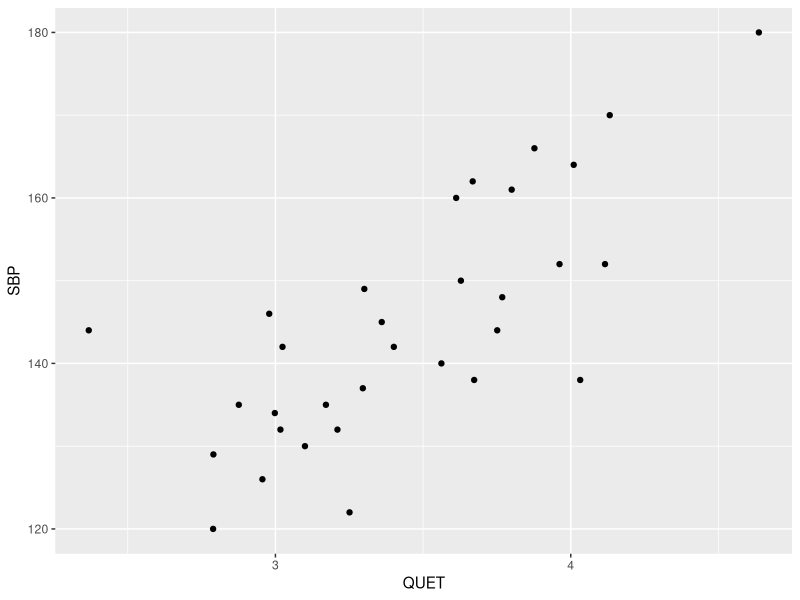
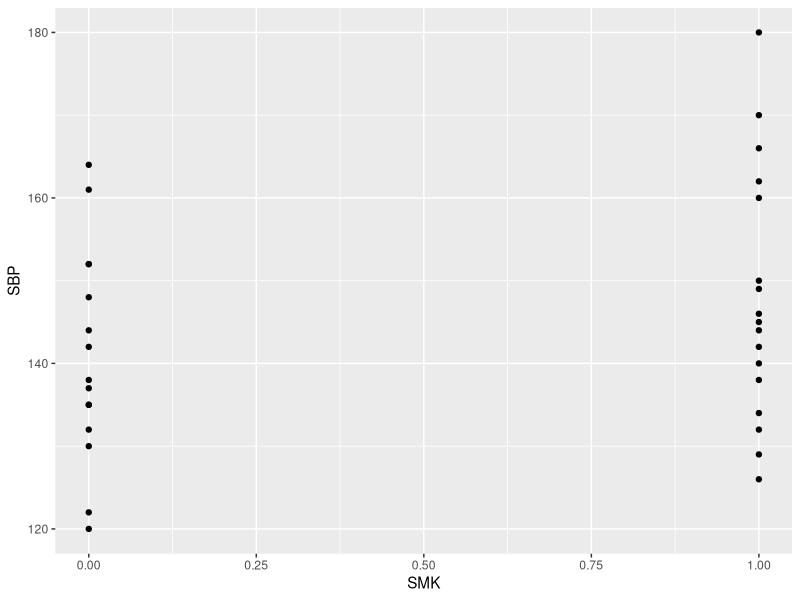
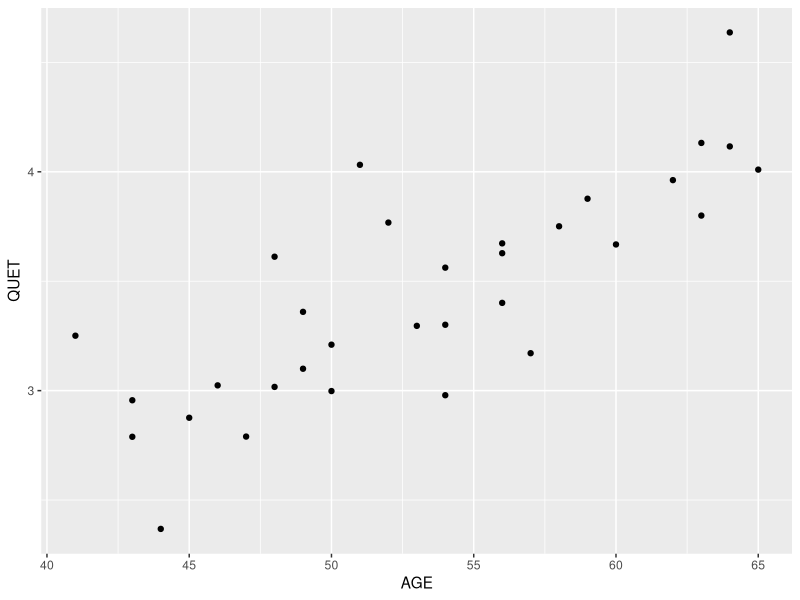
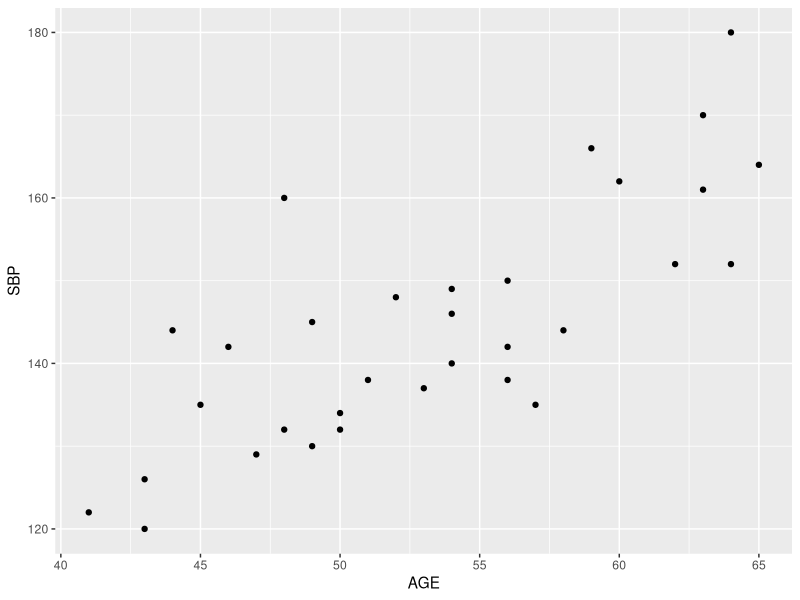
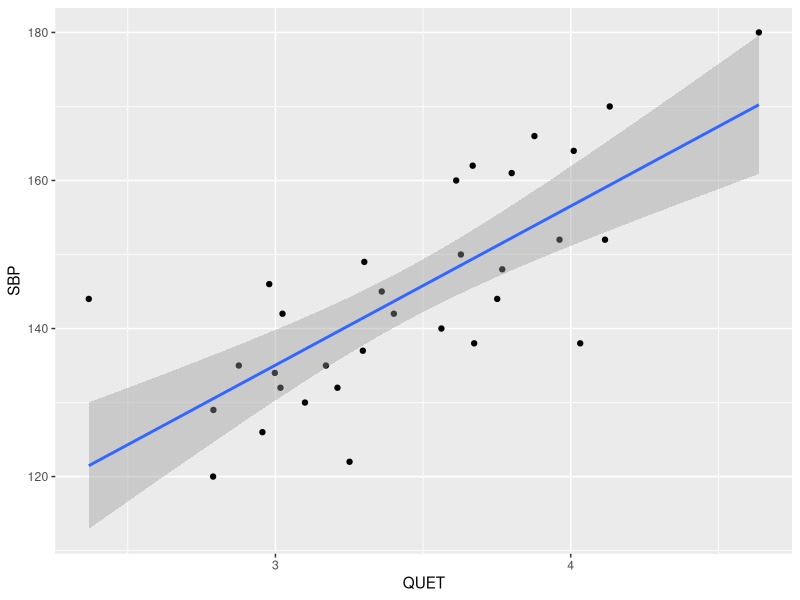
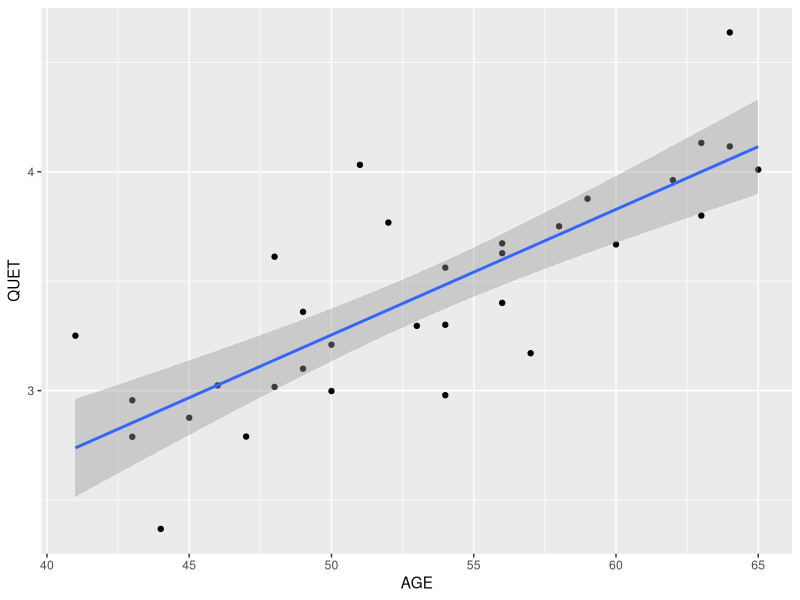
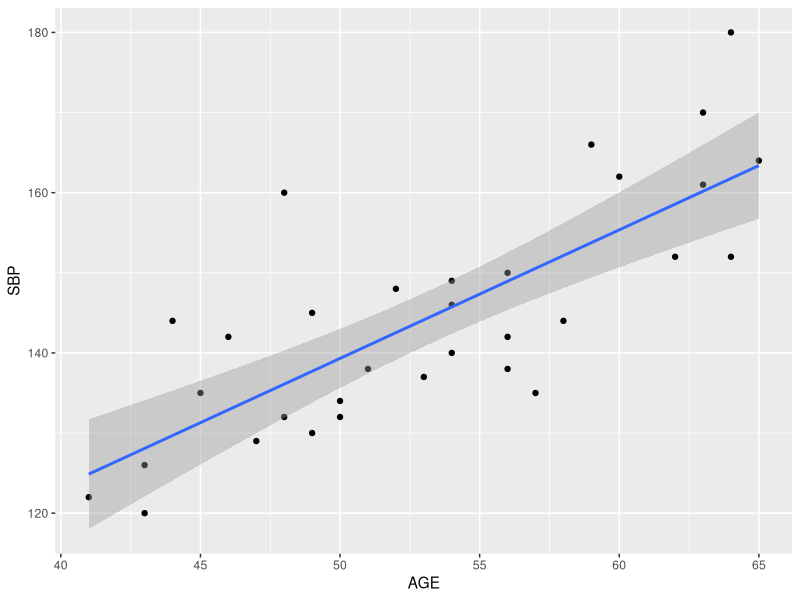
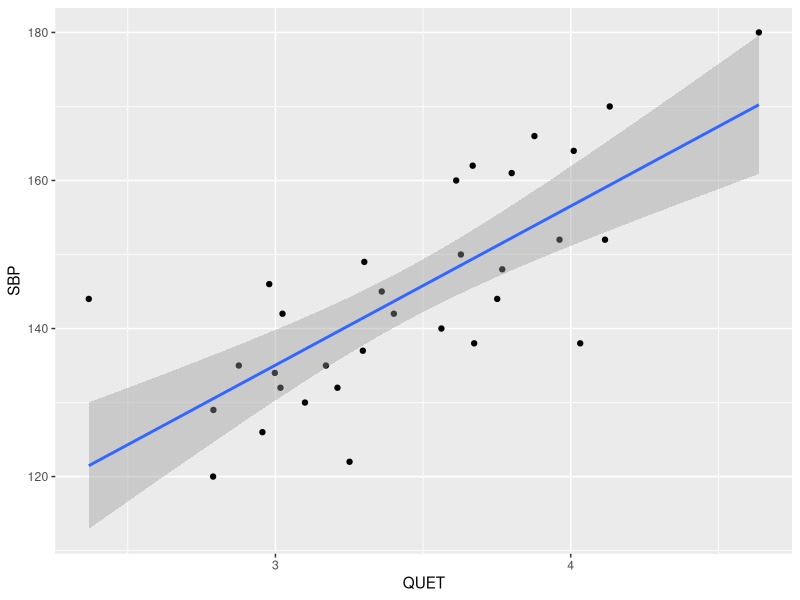

Write the R code that produced these figures, in order.
## ---- chunk 1
setwd("~/applregress")
data <- read.csv("week2-HW-data.csv")
library(ggplot2)

## ---- chunk 2
qplot(QUET, SBP, data=data)
qplot(SMK, SBP, data=data)
qplot(AGE, QUET, data=data)
qplot(AGE, SBP, data=data)
## ---- chunk 3
qplot(QUET, SBP, data=data) + geom_smooth(method=lm)
qplot(AGE, QUET, data=data) + geom_smooth(method=lm)
qplot(AGE, SBP, data=data) + geom_smooth(method=lm)
## ---- chunk 4
## 1
ex31 <- lm(SBP ~ SMK, data=data)
summary(ex31)
## ---- chunk 5
## 2
nonsmokers <- subset(data, SMK == 0)
mean(nonsmokers$SBP)
summary(ex31)$coefficients[1]

summary(ex31)$coefficients[1] + summary(ex31)$coefficients[2]
smokers <- subset(data, SMK == 1)
mean(smokers$SBP)
## ---- chunk 6
## 3
t.test(SBP ~ SMK, data=data)
## 4
t.test(SBP ~ SMK, data=data, var.equal=T)
## ---- chunk 7
## 1
ex32 <- lm(SBP ~ QUET, data=data)
summary(ex32)

## 2 
qplot(QUET, SBP, data=data) + geom_smooth(method=lm)

## 3
summary(ex32)  # The part I am confused with

## 4
newdata <- data.frame(QUET=data$QUET)
summary(predict(ex32, newdata=newdata, interval="confidence"))

## 5
summary(predict(ex32, newdata=newdata, interval="prediction"))
